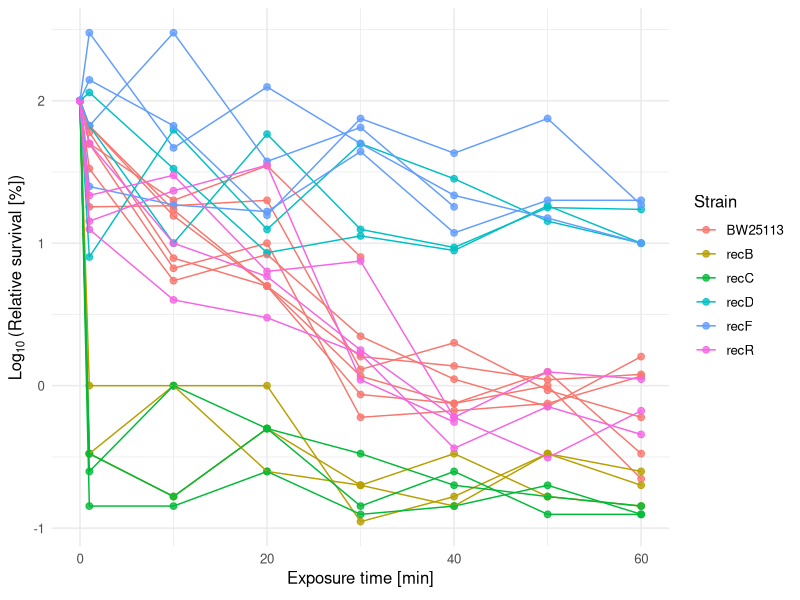
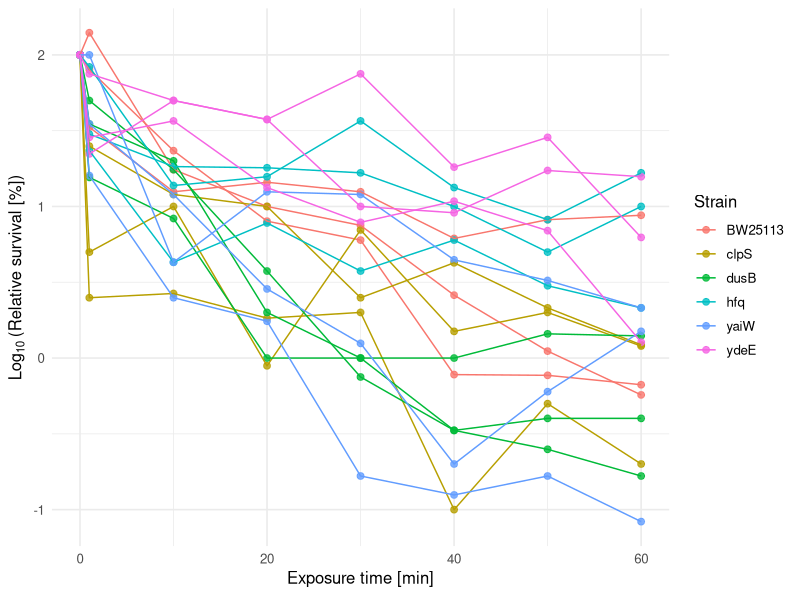

R code for these plots, in order:
## ---- chunk 1
knitr::opts_chunk$set(echo = TRUE)

# Load necessary libraries
library(tidyverse)
library(lme4)
library(lmerTest)
library(knitr)
library(broom.mixed)
## ---- chunk 2
# Load data
dataCIPsurvival_recHits <- read.table("./Table_Strain_Replicate_ExposureTime_RelativeSurvival_RecHits.txt", header=TRUE)
dataCIPsurvival_novelHits <- read.table("./Table_Strain_Replicate_ExposureTime_RelativeSurvival_OtherHits.txt", header=TRUE)

# Ensure correct formats
dataCIPsurvival_recHits <- dataCIPsurvival_recHits %>%
  mutate(
    Strain = factor(Strain),
    Replicate = factor(Replicate),
    ExposureTime = as.integer(ExposureTime),
    logRelativeSurvival = log10(RelativeSurvival)
  )
dataCIPsurvival_recHits$Strain <- relevel(dataCIPsurvival_recHits$Strain, ref = "BW25113")

dataCIPsurvival_novelHits <- dataCIPsurvival_novelHits %>%
  mutate(
    Strain = factor(Strain),
    Replicate = factor(Replicate),
    ExposureTime = as.integer(ExposureTime),
    logRelativeSurvival = log10(RelativeSurvival)
  )
dataCIPsurvival_novelHits$Strain <- relevel(dataCIPsurvival_novelHits$Strain, ref = "BW25113")


# Exclude the unchallenged samples from analyses, due to the normalization
dataCIPsurvival_recHits_filtered <- filter(dataCIPsurvival_recHits, ExposureTime != 0)
dataCIPsurvival_novelHits_filtered <- filter(dataCIPsurvival_novelHits, ExposureTime != 0)

# Summarize data
dataCIPsurvival_recHits %>%
  group_by(Strain, ExposureTime) %>%
  summarize(
    n = n(),
    mean = mean(RelativeSurvival),
    SD = sd(RelativeSurvival),
    .groups = "drop"
  ) %>%
  kable(digits = 2, caption = "(Fig. 9A, rec genes: Mean relative survival (%) with SD for each Strain-ExposureTime combination.")

dataCIPsurvival_novelHits %>%
  group_by(Strain, ExposureTime) %>%
  summarize(
    n = n(),
    mean = mean(RelativeSurvival),
    SD = sd(RelativeSurvival),
    .groups = "drop"
  ) %>%
  kable(digits = 2, caption = "(Fig. 9B, novel genes: Mean relative survival (%) with SD for each Strain-ExposureTime combination.")

# Plot log-transformed survival
ggplot(dataCIPsurvival_recHits, aes(x=ExposureTime, y=logRelativeSurvival, group=Replicate, color=Strain)) +
  geom_point(size=2, alpha=0.8) +
  geom_line() +
  scale_y_continuous(name = expression(Log[10]~"(Relative survival [%])")) +
  scale_x_continuous(name = expression("Exposure time [min]")) +
  theme_minimal(base_size = 12)

ggplot(dataCIPsurvival_novelHits, aes(x=ExposureTime, y=logRelativeSurvival, group=Replicate, color=Strain)) +
  geom_point(size=2, alpha=0.8) +
  geom_line() +
  scale_y_continuous(name = expression(Log[10]~"(Relative survival [%])")) +
  scale_x_continuous(name = expression("Exposure time [min]")) +
  theme_minimal(base_size = 12)
## ---- chunk 3
model_rec_mainEffects <- lmer(logRelativeSurvival ~ ExposureTime+Strain + (1 | Strain:Replicate), data=dataCIPsurvival_recHits_filtered, REML = TRUE)
model_rec_interaction <- lmer(logRelativeSurvival ~ ExposureTime*Strain + (1 | Strain:Replicate), data=dataCIPsurvival_recHits_filtered, REML = TRUE)

model_novel_mainEffects <- lmer(logRelativeSurvival ~ ExposureTime+Strain + (1 | Strain:Replicate), data=dataCIPsurvival_novelHits_filtered, REML = TRUE)
model_novel_interaction <- lmer(logRelativeSurvival ~ ExposureTime*Strain + (1 | Strain:Replicate), data=dataCIPsurvival_novelHits_filtered, REML = TRUE)

# Compare AIC/BIC/logLik
model_rec_comparison <- tibble(
  Model = c("Main effects", "Interaction"),
  AIC = AIC(model_rec_mainEffects, model_rec_interaction)[, "AIC"],
  BIC = BIC(model_rec_mainEffects, model_rec_interaction)[, "BIC"],
  logLik = c(logLik(model_rec_mainEffects)[1], logLik(model_rec_interaction)[1])
  )
kable(model_rec_comparison, digits = c(NA, 1, 1, 2), caption = "Fig. 9A, rec genes: Comparison of fitted main effects and interaction models")

model_novel_comparison <- tibble(
  Model = c("Main effects", "Interaction"),
  AIC = AIC(model_novel_mainEffects, model_novel_interaction)[, "AIC"],
  BIC = BIC(model_novel_mainEffects, model_novel_interaction)[, "BIC"],
  logLik = c(logLik(model_novel_mainEffects)[1], logLik(model_novel_interaction)[1])
  )
kable(model_novel_comparison, digits = c(NA, 1, 1, 2), caption = "Fig. 9B, novel genes: Comparison of fitted main effects and interaction models")
## ---- chunk 4
# Collect results for fixed effects from main effects model
results_rec_table <- tidy(model_rec_mainEffects,
                      effects = "fixed",
                      conf.int = TRUE,
                      conf.level = 0.95) %>%
  mutate(
    # Format p-values to use "<0.0001" for very small values
    p.value = ifelse(p.value < 1e-4,
                     "<0.0001",
                     round(p.value, 4)),
    
    # Format CI as single string
    CI = paste0("[", round(conf.low,3), ",", round(conf.high, 3), "]"),
    
    # Round estimate to 3 decimals
    round_estimate = round(estimate,3)
  ) %>%
  select(
    `Fixed effect` = term,
    Estimate = round_estimate,
    `95% CI` = CI,
    `P value` = p.value
  )

kable(results_rec_table, caption = "Fig. 9A, rec genes: Estimates for fixed effects from the main effects model with 95% CIs and P values. All estimates are log10-transforms of relative survival.")

results_novel_table <- tidy(model_novel_mainEffects,
                      effects = "fixed",
                      conf.int = TRUE,
                      conf.level = 0.95) %>%
  mutate(
    # Format p-values to use "<0.0001" for very small values
    p.value = ifelse(p.value < 1e-4,
                     "<0.0001",
                     round(p.value, 4)),
    
    # Format CI as single string
    CI = paste0("[", round(conf.low,3), ",", round(conf.high, 3), "]"),
    
    # Round estimate to 3 decimals
    round_estimate = round(estimate,3)
  ) %>%
  select(
    `Fixed effect` = term,
    Estimate = round_estimate,
    `95% CI` = CI,
    `P value` = p.value
  )

kable(results_novel_table, caption = "Fig. 9B, novel genes: Estimates for fixed effects from the main effects model with 95% CIs and P values. All estimates are log10-transforms of relative survival.")
